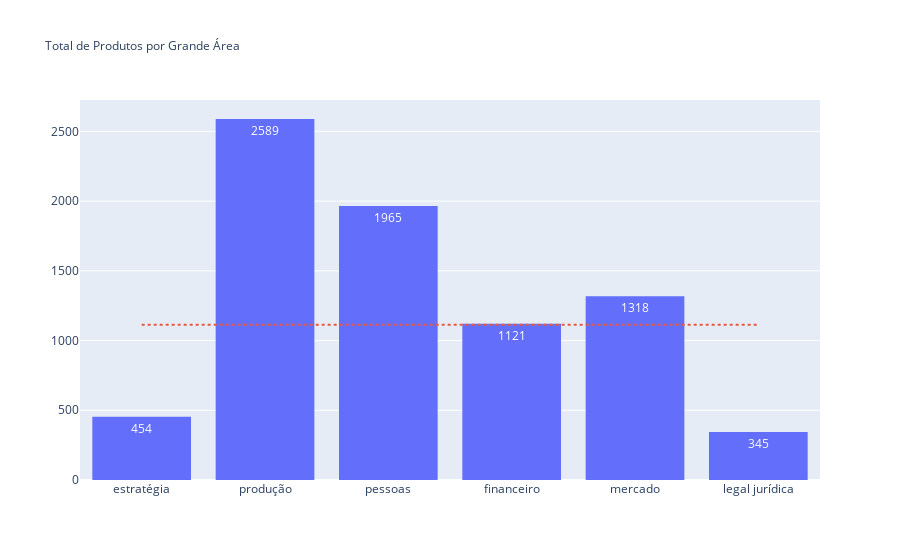
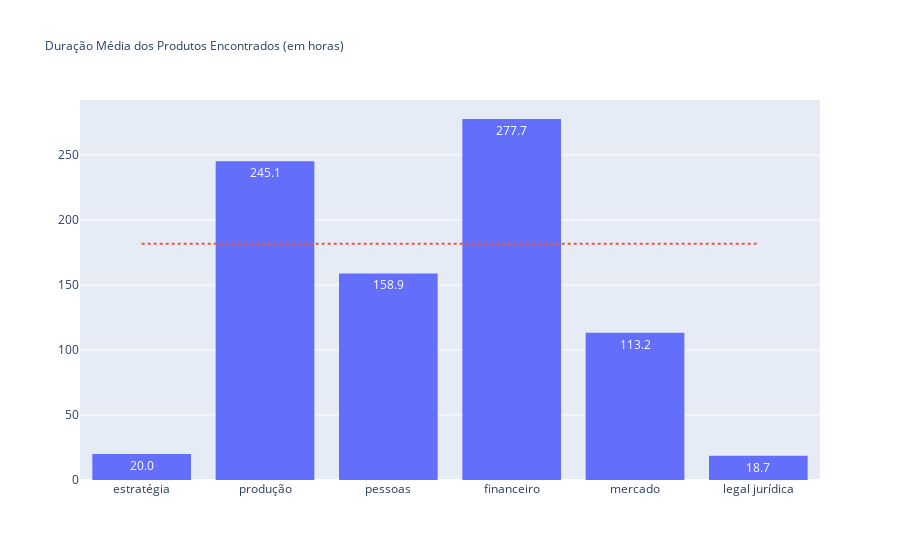

Here is the notebook cell these charts were saved with, in order:
### Markdown cell above
### Análise dos produtos concorrentes

### Code cell
for fig in viz.graficos():
    fig.show()

### Figure 1 — Plotly figure (JSON) as saved in the notebook; plotly's stock layout.template omitted (floating-point values rounded to 4 significant figures; data arrays with more than 128 entries replaced by an {"elided": "..."} marker saying what was removed)
{"data": [{"name": "Contagem", "text": ["454", "2589", "1965", "1121", "1318", "345", "0"], "type": "histogram", "x": {"elided": "7793 str values"}}, {"line": {"dash": "dot"}, "mode": "lines", "name": "Média", "type": "scatter", "x": ["estratégia", "produção", "pessoas", "financeiro", "mercado", "legal jurídica", null], "y": [1113.0, 1113.0, 1113.0, 1113.0, 1113.0, 1113.0, 1113.0]}], "layout": {"showlegend": false, "title": {"font": {"size": 12}, "text": "Total de Produtos por Grande Área"}}}

### Figure 2 — Plotly figure (JSON) as saved in the notebook; plotly's stock layout.template omitted (floating-point values rounded to 4 significant figures; data arrays with more than 128 entries replaced by an {"elided": "..."} marker saying what was removed)
{"data": [{"histfunc": "avg", "name": "Média Área", "text": ["20.0", "245.1", "158.9", "277.7", "113.2", "18.7", "nan"], "type": "histogram", "x": {"elided": "7264 str values"}, "y": {"elided": "7264 int values"}}, {"line": {"dash": "dot"}, "mode": "lines", "name": "Média Geral", "type": "scatter", "x": ["estratégia", "produção", "pessoas", "financeiro", "mercado", "legal jurídica", null], "y": [181.7, 181.7, 181.7, 181.7, 181.7, 181.7, 181.7]}], "layout": {"showlegend": false, "title": {"font": {"size": 12}, "text": "Duração Média dos Produtos Encontrados (em horas)"}}}
